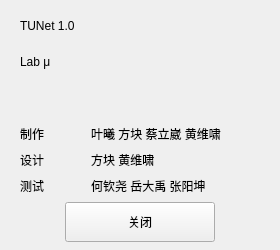
<?xml version="1.0" encoding="UTF-8"?>
<ui version="4.0">
 <class>AboutUi</class>
 <widget class="QWidget" name="AboutUi">
  <property name="geometry">
   <rect>
    <x>0</x>
    <y>0</y>
    <width>280</width>
    <height>250</height>
   </rect>
  </property>
  <property name="minimumSize">
   <size>
    <width>280</width>
    <height>250</height>
   </size>
  </property>
  <property name="maximumSize">
   <size>
    <width>280</width>
    <height>250</height>
   </size>
  </property>
  <property name="windowTitle">
   <string>About</string>
  </property>
  <property name="styleSheet">
   <string notr="true"/>
  </property>
  <widget class="QWidget" name="background" native="true">
   <property name="geometry">
    <rect>
     <x>0</x>
     <y>0</y>
     <width>281</width>
     <height>251</height>
    </rect>
   </property>
   <widget class="QWidget" name="">
    <property name="geometry">
     <rect>
      <x>20</x>
      <y>11</y>
      <width>241</width>
      <height>231</height>
     </rect>
    </property>
    <layout class="QVBoxLayout" name="verticalLayout_4">
     <item>
      <layout class="QHBoxLayout" name="horizontalLayout">
       <item>
        <layout class="QVBoxLayout" name="verticalLayout_3">
         <item>
          <widget class="QLabel" name="tunet">
           <property name="minimumSize">
            <size>
             <width>150</width>
             <height>30</height>
            </size>
           </property>
           <property name="maximumSize">
            <size>
             <width>150</width>
             <height>30</height>
            </size>
           </property>
           <property name="text">
            <string>TUNet 1.0</string>
           </property>
          </widget>
         </item>
         <item>
          <widget class="QLabel" name="labmu">
           <property name="minimumSize">
            <size>
             <width>150</width>
             <height>30</height>
            </size>
           </property>
           <property name="maximumSize">
            <size>
             <width>150</width>
             <height>30</height>
            </size>
           </property>
           <property name="text">
            <string>Lab μ</string>
           </property>
          </widget>
         </item>
         <item>
          <spacer name="verticalSpacer_2">
           <property name="orientation">
            <enum>Qt::Vertical</enum>
           </property>
           <property name="sizeHint" stdset="0">
            <size>
             <width>20</width>
             <height>13</height>
            </size>
           </property>
          </spacer>
         </item>
        </layout>
       </item>
       <item>
        <widget class="QWidget" name="logo" native="true">
         <property name="sizePolicy">
          <sizepolicy hsizetype="Preferred" vsizetype="Preferred">
           <horstretch>0</horstretch>
           <verstretch>0</verstretch>
          </sizepolicy>
         </property>
         <property name="minimumSize">
          <size>
           <width>95</width>
           <height>95</height>
          </size>
         </property>
         <property name="maximumSize">
          <size>
           <width>95</width>
           <height>95</height>
          </size>
         </property>
        </widget>
       </item>
      </layout>
     </item>
     <item>
      <layout class="QHBoxLayout" name="horizontalLayout_2">
       <item>
        <layout class="QVBoxLayout" name="verticalLayout">
         <item>
          <widget class="QLabel" name="developers">
           <property name="minimumSize">
            <size>
             <width>45</width>
             <height>20</height>
            </size>
           </property>
           <property name="maximumSize">
            <size>
             <width>45</width>
             <height>20</height>
            </size>
           </property>
           <property name="text">
            <string>制作</string>
           </property>
          </widget>
         </item>
         <item>
          <widget class="QLabel" name="designers">
           <property name="minimumSize">
            <size>
             <width>45</width>
             <height>20</height>
            </size>
           </property>
           <property name="maximumSize">
            <size>
             <width>45</width>
             <height>20</height>
            </size>
           </property>
           <property name="text">
            <string>设计</string>
           </property>
          </widget>
         </item>
         <item>
          <widget class="QLabel" name="testers">
           <property name="minimumSize">
            <size>
             <width>45</width>
             <height>20</height>
            </size>
           </property>
           <property name="maximumSize">
            <size>
             <width>45</width>
             <height>20</height>
            </size>
           </property>
           <property name="text">
            <string>测试</string>
           </property>
          </widget>
         </item>
        </layout>
       </item>
       <item>
        <spacer name="horizontalSpacer">
         <property name="orientation">
          <enum>Qt::Horizontal</enum>
         </property>
         <property name="sizeType">
          <enum>QSizePolicy::Fixed</enum>
         </property>
         <property name="sizeHint" stdset="0">
          <size>
           <width>20</width>
           <height>20</height>
          </size>
         </property>
        </spacer>
       </item>
       <item>
        <layout class="QVBoxLayout" name="verticalLayout_2">
         <item>
          <widget class="QLabel" name="developersnames">
           <property name="minimumSize">
            <size>
             <width>0</width>
             <height>20</height>
            </size>
           </property>
           <property name="maximumSize">
            <size>
             <width>16777215</width>
             <height>20</height>
            </size>
           </property>
           <property name="contextMenuPolicy">
            <enum>Qt::DefaultContextMenu</enum>
           </property>
           <property name="acceptDrops">
            <bool>false</bool>
           </property>
           <property name="layoutDirection">
            <enum>Qt::LeftToRight</enum>
           </property>
           <property name="autoFillBackground">
            <bool>false</bool>
           </property>
           <property name="lineWidth">
            <number>1</number>
           </property>
           <property name="text">
            <string>叶曦 方块 蔡立崴 黄维啸</string>
           </property>
          </widget>
         </item>
         <item>
          <widget class="QLabel" name="designersnames">
           <property name="minimumSize">
            <size>
             <width>0</width>
             <height>20</height>
            </size>
           </property>
           <property name="maximumSize">
            <size>
             <width>16777215</width>
             <height>20</height>
            </size>
           </property>
           <property name="contextMenuPolicy">
            <enum>Qt::DefaultContextMenu</enum>
           </property>
           <property name="acceptDrops">
            <bool>false</bool>
           </property>
           <property name="layoutDirection">
            <enum>Qt::LeftToRight</enum>
           </property>
           <property name="autoFillBackground">
            <bool>false</bool>
           </property>
           <property name="lineWidth">
            <number>1</number>
           </property>
           <property name="text">
            <string>方块 黄维啸</string>
           </property>
          </widget>
         </item>
         <item>
          <widget class="QLabel" name="testersnames">
           <property name="minimumSize">
            <size>
             <width>0</width>
             <height>20</height>
            </size>
           </property>
           <property name="maximumSize">
            <size>
             <width>16777215</width>
             <height>20</height>
            </size>
           </property>
           <property name="contextMenuPolicy">
            <enum>Qt::DefaultContextMenu</enum>
           </property>
           <property name="acceptDrops">
            <bool>false</bool>
           </property>
           <property name="layoutDirection">
            <enum>Qt::LeftToRight</enum>
           </property>
           <property name="autoFillBackground">
            <bool>false</bool>
           </property>
           <property name="lineWidth">
            <number>1</number>
           </property>
           <property name="text">
            <string>何钦尧 岳大禹 张阳坤</string>
           </property>
          </widget>
         </item>
        </layout>
       </item>
      </layout>
     </item>
     <item>
      <layout class="QGridLayout" name="gridLayout">
       <item row="0" column="0">
        <widget class="QPushButton" name="closeButton">
         <property name="minimumSize">
          <size>
           <width>150</width>
           <height>40</height>
          </size>
         </property>
         <property name="maximumSize">
          <size>
           <width>150</width>
           <height>40</height>
          </size>
         </property>
         <property name="layoutDirection">
          <enum>Qt::LeftToRight</enum>
         </property>
         <property name="text">
          <string>关闭</string>
         </property>
        </widget>
       </item>
      </layout>
     </item>
    </layout>
   </widget>
  </widget>
 </widget>
 <resources/>
 <connections/>
</ui>
